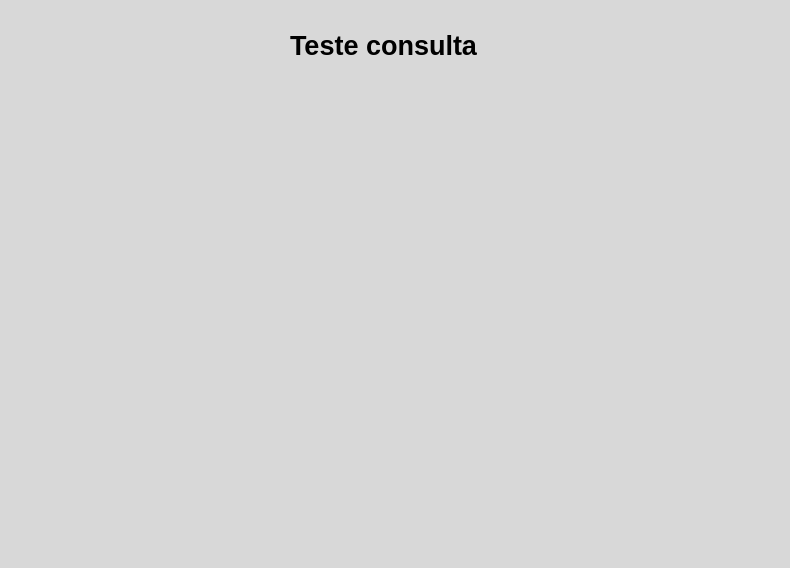
<?xml version="1.0" encoding="UTF-8"?>
<ui version="4.0">
 <class>MainWindow</class>
 <widget class="QMainWindow" name="MainWindow">
  <property name="geometry">
   <rect>
    <x>0</x>
    <y>0</y>
    <width>790</width>
    <height>568</height>
   </rect>
  </property>
  <property name="windowTitle">
   <string>MainWindow</string>
  </property>
  <property name="styleSheet">
   <string notr="true">background-color: qlineargradient(spread:pad, x1:0, y1:0, x2:1, y2:0, stop:0 rgba(99, 94, 79, 255), stop:1 rgba(255, 255, 255, 255));
background-color: rgb(216, 216, 216);</string>
  </property>
  <widget class="QWidget" name="centralwidget">
   <widget class="QLabel" name="label">
    <property name="geometry">
     <rect>
      <x>290</x>
      <y>30</y>
      <width>211</width>
      <height>31</height>
     </rect>
    </property>
    <property name="font">
     <font>
      <pointsize>20</pointsize>
      <weight>75</weight>
      <bold>true</bold>
     </font>
    </property>
    <property name="text">
     <string>Teste consulta</string>
    </property>
   </widget>
  </widget>
  <widget class="QMenuBar" name="menubar">
   <property name="geometry">
    <rect>
     <x>0</x>
     <y>0</y>
     <width>790</width>
     <height>21</height>
    </rect>
   </property>
  </widget>
  <widget class="QStatusBar" name="statusbar"/>
 </widget>
 <resources/>
 <connections/>
</ui>
